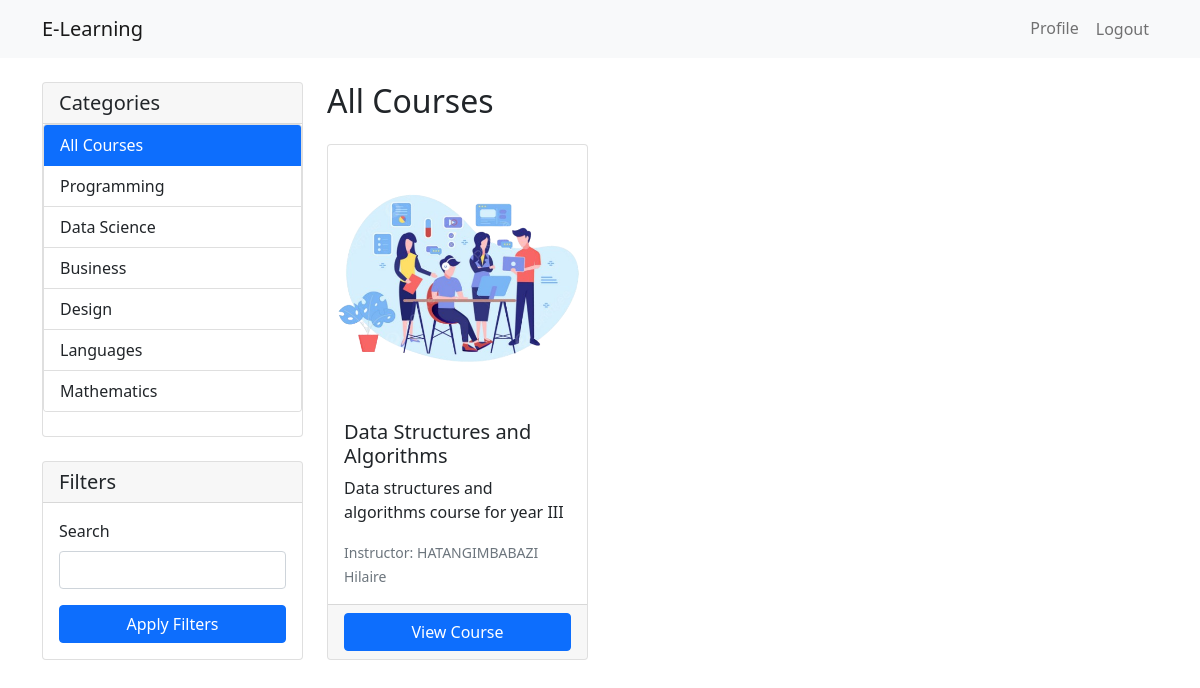
The app's page / (signed in), older data.
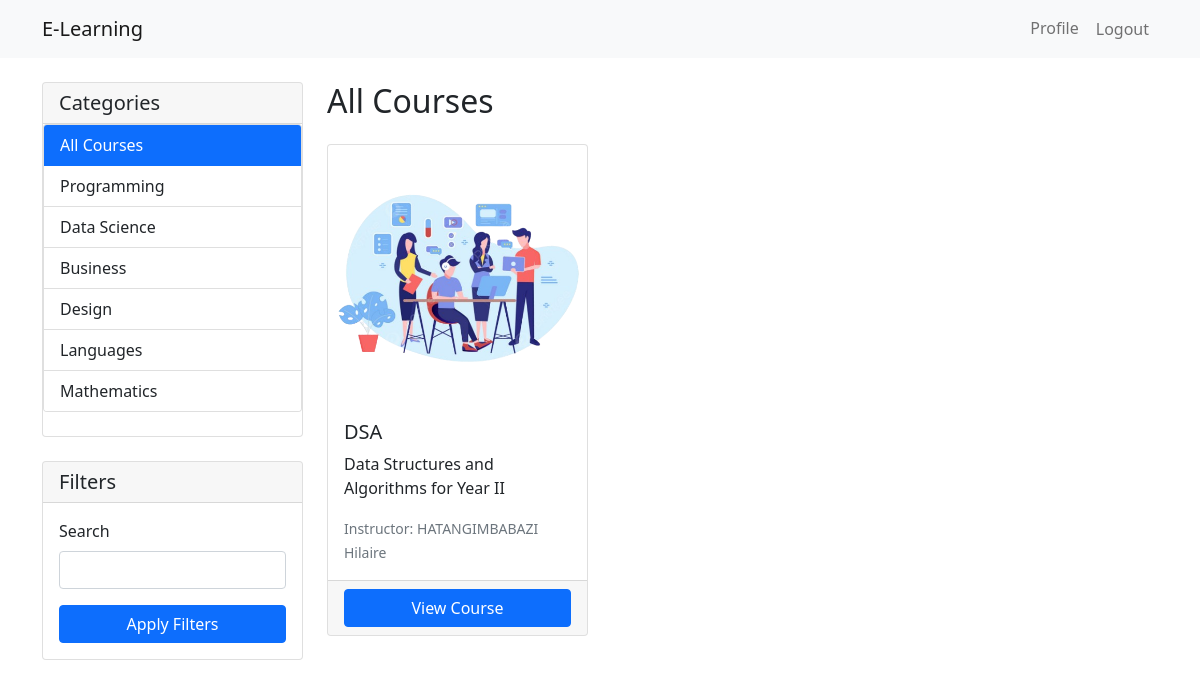
The same page, newer data.
### courses/models.py (models this page shows, shortened)
class Course(models.Model):
    title = models.CharField(max_length=200)
    description = models.TextField()
    instructor = models.ForeignKey(
        settings.AUTH_USER_MODEL,
        on_delete=models.CASCADE,
        related_name='courses'
    )
    category = models.ForeignKey(
        Category,
        on_delete=models.SET_NULL,
        null=True,
        related_name='courses'
    )
    image = models.ImageField(upload_to='course_images/', null=True, blank=True)
    created_at = models.DateTimeField(auto_now_add=True)
    updated_at = models.DateTimeField(auto_now=True)
    enrolled_students = models.ManyToManyField(settings.AUTH_USER_MODEL, related_name='enrolled_courses', blank=True)

### users/models.py (models this page shows, shortened)
class CustomUser(AbstractUser):
    ROLE_CHOICES = [
        ('student', 'Student'),
        ('instructor', 'Instructor'),
    ]
    role = models.CharField(max_length=10, choices=ROLE_CHOICES, default='student')
    is_instructor = models.BooleanField(default=False)
    is_student = models.BooleanField(default=True)

### courses/views.py (the view)
# urls.py: path('', views.course_list, name='list'),
@login_required
def course_list(request):
    search_query = request.GET.get('search', '')
    category_id = request.GET.get('category')
    courses = Course.objects.all()
    if search_query:
        courses = courses.filter(title__icontains=search_query)
    if category_id:
        courses = courses.filter(category_id=category_id)
    categories = Category.objects.all()
    context = {
        'courses': courses,
        'categories': categories,
        'selected_category': None,
    }
    return render(request, 'courses/course_list.html', context)

### templates/courses/course_list.html (shortened to what this page needs)
{% extends "base.html" %}
{% block content %}
<div class="container mt-4">
    <div class="row">
        <div class="col-md-3">
            <div class="card mb-4">
                <div class="card-header">
                    <h5 class="mb-0">Categories</h5>
                </div>
                <div class="card mb-4">
                    <div class="list-group list-group-flush">
                        <a href="{% url 'home' %}"
                           class="list-group-item list-group-item-action {% if not selected_category %}active{% endif %}">
                            All Courses
                        </a>
                        {% for category in categories %}
                            <a href="{% url 'courses:category' category.id %}"
                               class="list-group-item list-group-item-action {% if selected_category == category %}active{% endif %}">
                                {{ category.name }}
                            </a>
                        {% endfor %}
                    </div>
                </div>
            </div>
            <div class="card">
                <div class="card-header">
                    <h5 class="mb-0">Filters</h5>
                </div>
                <div class="card-body">
                    <form method="get">
                        <div class="mb-3">
                            <label for="search" class="form-label">Search</label>
                            <input type="text" class="form-control" id="search" name="search"
                                   value="{{ request.GET.search|default:'' }}">
                        </div>
                        <button type="submit" class="btn btn-primary w-100">Apply Filters</button>
                    </form>
                </div>
            </div>
        </div>
        <div class="col-md-9">
            <div class="d-flex justify-content-between align-items-center mb-4">
                <h2 class="mb-0">
                    {% if selected_category %}
                        {{ selected_category.name }}
                    {% else %}
                        All Courses
                    {% endif %}
                </h2>
            </div>
            {% if courses %}
                <div class="row row-cols-1 row-cols-md-2 row-cols-lg-3 g-4">
                    {% for course in courses %}
                        <div class="col">
                            <div class="card h-100">
                                {% if course.image %}
                                    <img src="{{ course.image.url }}" class="card-img-top" alt="{{ course.title }}">
                                {% endif %}
                                <div class="card-body">
                                    <h5 class="card-title">{{ course.title }}</h5>
                                    <p class="card-text">{{ course.description|truncatewords:20 }}</p>
                                    <p class="card-text">
                                        <small class="text-muted">
                                            Instructor: {{ course.instructor.get_full_name|default:course.instructor.username }}
                                        </small>
                                    </p>
                                </div>
                                <div class="card-footer">
                                    <a href="{% url 'courses:detail' course.id %}" class="btn btn-primary w-100">
                                        View Course
                                    </a>
                                </div>
                            </div>
                        </div>
                    {% endfor %}
                </div>
            {% else %}
                <div class="alert alert-info">
                    No courses found. {% if user.role == 'instructor' %}Why not <a href="{% url 'courses:create' %}">create one</a>?{% endif %}
                </div>
            {% endif %}
        </div>
    </div>
</div>
{% endblock %}

Row changes from the older to the newer data that the page shows:
removed Course: image (picture), title "Data Structures and Algorithms", description "Data structures and algorithms course for year III", instructor.get_full_name "HATANGIMBABAZI Hilaire"
added Course: image (picture), title "DSA", description "Data Structures and Algorithms for Year II", instructor.get_full_name "HATANGIMBABAZI Hilaire"
